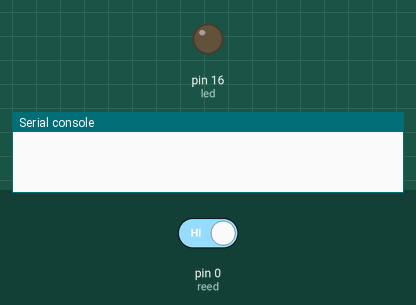
A program run on a simulated MicroPython board. Parts: output pins drawn as LEDs (lit = HIGH), the last lines printed to the serial console. The inputs (shaded band) are chosen by the test bench; at power-on: pin 0 (reed) HIGH.

Above: at 1.2 s.
1.3 s: pin 0 (reed) driven LOW
At 4.2 s:
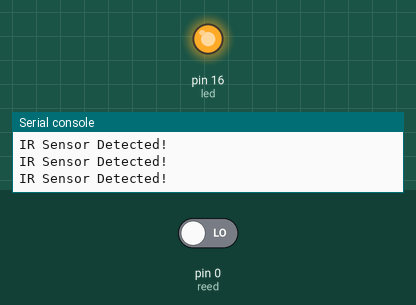
4.3 s: pin 0 (reed) driven HIGH
At 4.8 s:
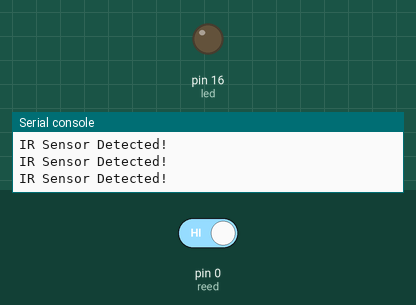
Timing chart, 0 to 7.3 s (numbered marks = the images above; inputs shaded):
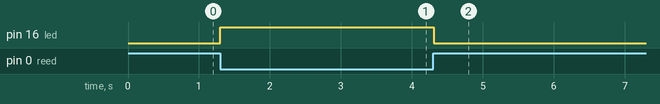

Measured:
- after the input at 1.3 s, pin 16 (led): LOW → HIGH at once
- after the input at 4.3 s, pin 16 (led): HIGH → LOW at once

The program:

IRsensor.py
```python
import machine
import utime
reed = machine.Pin(0, machine.Pin.IN)
led = machine.Pin(16, machine.Pin.OUT)
while True:
 if reed.value() == 0:
  led.value(1)
  print("IR Sensor Detected!")
  utime.sleep(0.01)
  led.value(0)
```
